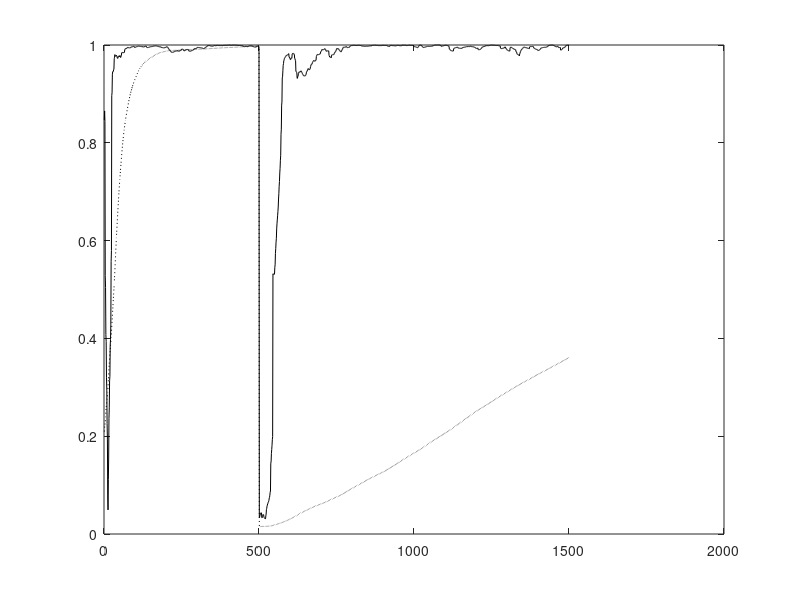

This chart was generated by the following MATLAB code: (Note: this script raises an error after producing the figure.)
% Speedup of the Adaptive EVD Algorithm 
% Steepest Descent Method on the Unconstrained Objective Function
% Nonstationary Case

function evdX;

clear all; close all; 

eta0 = 400;

% Number of samples N and dimension D
nSamples1 = 500;
nSamples2 = 1000;
nSamples = nSamples1 + nSamples2;
nDim = 10;
nEA = 4;
nEpochs = 1;
randn('state',0);

% Generate the covX random matrices
if 0
covX = ...
[ 0.0910   0.0380  -0.0530  -0.0050   0.0100  -0.1360   0.1550   0.0300   0.0020   0.0320 ; ...
  0.0380   0.3730   0.0180  -0.0280  -0.0110  -0.3670   0.1540  -0.0570  -0.0310  -0.0650 ; ...
 -0.0530   0.0180   1.4300   0.0170   0.0550  -0.4500  -0.0380  -0.2980  -0.0410  -0.0300 ; ...
 -0.0050  -0.0280   0.0170   0.0840  -0.0050   0.0160   0.0420  -0.0220   0.0010   0.0050 ; ...
  0.0100  -0.0110   0.0550  -0.0050   0.0710   0.0880   0.0580  -0.0690  -0.0080   0.0030 ; ...
 -0.1360  -0.3670  -0.4500   0.0160   0.0880   5.7200  -0.5440  -0.2480   0.0050   0.0950 ; ...
  0.1550   0.1540  -0.0380   0.0420   0.0580  -0.5440   2.7500  -0.3430  -0.0110  -0.1200 ; ...
  0.0300  -0.0570  -0.2980  -0.0220  -0.0690  -0.2480  -0.3430   1.4500   0.0780   0.0280 ; ...
  0.0020  -0.0310  -0.0410   0.0010  -0.0080   0.0050  -0.0110   0.0780   0.0670   0.0150 ; ...
  0.0320  -0.0650  -0.0300   0.0050   0.0030   0.0950  -0.1200   0.0280   0.0150   0.3410 ];

covX = ...
[ 0.4270   0.0110  -0.0050  -0.0250   0.0890  -0.0790  -0.0190   0.0740   0.0890   0.0050 ; ...
  0.0110   5.6900  -0.0690  -0.2820  -0.7310   0.0900  -0.1240   0.1000   0.4320  -0.1030 ; ...
 -0.0050  -0.0690   0.0800   0.0980   0.0450  -0.0410   0.0230   0.0220  -0.0350   0.0120 ; ...
 -0.0250  -0.2820   0.0980   2.8000  -0.1070   0.1500  -0.1930   0.0950  -0.2260   0.0460 ; ...
  0.0890  -0.7310   0.0450  -0.1070   3.4400   0.2530   0.2510   0.3160   0.0390  -0.0100 ; ...
 -0.0790   0.0900  -0.0410   0.1500   0.2530   2.2700  -0.1800   0.2950  -0.0390  -0.1130 ; ...
 -0.0190  -0.1240   0.0230  -0.1930   0.2510  -0.1800   0.3270   0.0270   0.0260  -0.0160 ; ...
  0.0740   0.1000   0.0220   0.0950   0.3160   0.2950   0.0270   0.7270  -0.0960  -0.0170 ; ...
  0.0890   0.4320  -0.0350  -0.2260   0.0390  -0.0390   0.0260  -0.0960   0.7150  -0.0090 ; ...
  0.0050  -0.1030   0.0120   0.0460  -0.0100  -0.1130  -0.0160  -0.0170  -0.0090   0.0650 ];

covX = ...
[ 0.3350   0.0260  -0.0510  -0.0120   0.0790   0.0170   0.0290   0.0080   0.0770  -0.0300 ; ...
  0.0260   0.0910   0.0110  -0.0100   0.0060  -0.0140  -0.0020  -0.0230   0.0110   0.0350 ; ...
 -0.0510   0.0110   0.0780   0.0000   0.0160   0.0030   0.0300  -0.0350  -0.0030  -0.0490 ; ...
 -0.0120  -0.0100   0.0000   0.0820  -0.0030  -0.0260  -0.0250  -0.0290  -0.0150   0.0250 ; ...
  0.0790   0.0060   0.0160  -0.0030   0.7970   0.1940  -0.0370  -0.0230   0.0590  -0.1450 ; ...
  0.0170  -0.0140   0.0030  -0.0260   0.1940   1.5000   0.0140  -0.1040   0.1140  -0.2290 ; ...
  0.0290  -0.0020   0.0300  -0.0250  -0.0370   0.0140   0.2770  -0.0300  -0.0770  -0.0510 ; ...
  0.0080  -0.0230  -0.0350  -0.0290  -0.0230  -0.1040  -0.0300   0.3170   0.0220   0.0100 ; ...
  0.0770   0.0110  -0.0030  -0.0150   0.0590   0.1140  -0.0770   0.0220   0.5380   0.0340 ; ...
 -0.0300   0.0350  -0.0490   0.0250  -0.1450  -0.2290  -0.0510   0.0100   0.0340   0.6680 ];

covX = ...
[ 0.0840  -0.0120   0.0010   0.0150  -0.0040   0.0240  -0.0110   0.0270   0.0730  -0.0120 ; ...
 -0.0120   0.7930   0.0000   0.1970   0.0310  -0.0260   0.0500   0.0790   0.1450  -0.0270 ; ...
  0.0010   0.0000   0.0660  -0.0230   0.0110  -0.0170   0.0390  -0.0020   0.0170  -0.0040 ; ...
  0.0150   0.1970  -0.0230   0.7280  -0.0030  -0.0150   0.1210   0.0900   0.0800   0.0410 ; ...
 -0.0040   0.0310   0.0110  -0.0030   0.0800  -0.0010  -0.0070   0.0230  -0.0140  -0.0230 ; ...
  0.0240  -0.0260  -0.0170  -0.0150  -0.0010   0.3360  -0.1470  -0.0370   0.3020  -0.0520 ; ...
 -0.0110   0.0500   0.0390   0.1210  -0.0070  -0.1470   1.4500  -0.1320  -0.2300  -0.1370 ; ... 
  0.0270   0.0790  -0.0020   0.0900   0.0230  -0.0370  -0.1320   0.3200   0.2380   0.0170 ; ...
  0.0730   0.1450   0.0170   0.0800  -0.0140   0.3020  -0.2300   0.2380   2.9300  -0.0570 ; ...
 -0.0120  -0.0270  -0.0040   0.0410  -0.0230  -0.0520  -0.1370   0.0170  -0.0570   0.3040 ];

covX = ...
[ 0.0900   0.0010  -0.0080  -0.1910  -0.0070   0.0410  -0.0300  -0.0580   0.0220   0.0320 ; ...
  0.0010   0.0920  -0.0110   0.0080  -0.0140  -0.0020   0.0120  -0.0100  -0.0210  -0.0020 ; ...
 -0.0080  -0.0110   0.0820   0.0820   0.0140  -0.0200  -0.0580   0.1050   0.0040   0.0230 ; ...
 -0.1910   0.0080   0.0820   5.6800  -0.0960  -0.0150   0.6460   0.2190  -0.2380   0.2180 ; ...
 -0.0070  -0.0140   0.0140  -0.0960   0.0760  -0.0350  -0.0400  -0.0230   0.0270  -0.0140 ; ...
  0.0410  -0.0020  -0.0200  -0.0150  -0.0350   0.4580   0.1380  -0.2510   0.0120   0.0390 ; ...
 -0.0300   0.0120  -0.0580   0.6460  -0.0400   0.1380   1.8200  -0.1830  -0.0020   0.1170 ; ...
 -0.0580  -0.0100   0.1050   0.2190  -0.0230  -0.2510  -0.1830   4.0700  -0.4640   0.1470 ; ...
  0.0220  -0.0210   0.0040  -0.2380   0.0270   0.0120  -0.0020  -0.4640   0.2630   0.0540 ; ...
  0.0320  -0.0020   0.0230   0.2180  -0.0140   0.0390   0.1170   0.1470   0.0540   0.3870 ];

covX = 20*[0.091 0.038 -.053 -.005 0.010; ...
           0.038 0.373 0.018 -.028 -.011; ...
           -.053 0.018 1.430 0.017 0.055; ...
           -.005 -.028 0.017 0.084 -.005; ...
           0.010 -.011 0.055 -.005 0.071];
end

covX1 = 2*...
[ 0.0910   0.0380  -0.0530  -0.0050   0.0100  -0.1360   0.1550   0.0300   0.0020   0.0320 ; ...
  0.0380   0.3730   0.0180  -0.0280  -0.0110  -0.3670   0.1540  -0.0570  -0.0310  -0.0650 ; ...
 -0.0530   0.0180   1.4300   0.0170   0.0550  -0.4500  -0.0380  -0.2980  -0.0410  -0.0300 ; ...
 -0.0050  -0.0280   0.0170   0.0840  -0.0050   0.0160   0.0420  -0.0220   0.0010   0.0050 ; ...
  0.0100  -0.0110   0.0550  -0.0050   0.0710   0.0880   0.0580  -0.0690  -0.0080   0.0030 ; ...
 -0.1360  -0.3670  -0.4500   0.0160   0.0880   5.7200  -0.5440  -0.2480   0.0050   0.0950 ; ...
  0.1550   0.1540  -0.0380   0.0420   0.0580  -0.5440   2.7500  -0.3430  -0.0110  -0.1200 ; ...
  0.0300  -0.0570  -0.2980  -0.0220  -0.0690  -0.2480  -0.3430   1.4500   0.0780   0.0280 ; ...
  0.0020  -0.0310  -0.0410   0.0010  -0.0080   0.0050  -0.0110   0.0780   0.0670   0.0150 ; ...
  0.0320  -0.0650  -0.0300   0.0050   0.0030   0.0950  -0.1200   0.0280   0.0150   0.3410 ];
covX2 = 4* ...
[ 0.0900   0.0010  -0.0080  -0.1910  -0.0070   0.0410  -0.0300  -0.0580   0.0220   0.0320 ; ...
  0.0010   0.0920  -0.0110   0.0080  -0.0140  -0.0020   0.0120  -0.0100  -0.0210  -0.0020 ; ...
 -0.0080  -0.0110   0.0820   0.0820   0.0140  -0.0200  -0.0580   0.1050   0.0040   0.0230 ; ...
 -0.1910   0.0080   0.0820   5.6800  -0.0960  -0.0150   0.6460   0.2190  -0.2380   0.2180 ; ...
 -0.0070  -0.0140   0.0140  -0.0960   0.0760  -0.0350  -0.0400  -0.0230   0.0270  -0.0140 ; ...
  0.0410  -0.0020  -0.0200  -0.0150  -0.0350   0.4580   0.1380  -0.2510   0.0120   0.0390 ; ...
 -0.0300   0.0120  -0.0580   0.6460  -0.0400   0.1380   1.8200  -0.1830  -0.0020   0.1170 ; ...
 -0.0580  -0.0100   0.1050   0.2190  -0.0230  -0.2510  -0.1830   4.0700  -0.4640   0.1470 ; ...
  0.0220  -0.0210   0.0040  -0.2380   0.0270   0.0120  -0.0020  -0.4640   0.2630   0.0540 ; ...
  0.0320  -0.0020   0.0230   0.2180  -0.0140   0.0390   0.1170   0.1470   0.0540   0.3870 ];

    
% Compute data
[V1,D1] = eig(covX1);
[d1,in1] = sort(diag(D1));
[V2,D2]= eig(covX2);
[d2,in2]=sort(diag(D2));
VV1 = zeros(nDim,nDim);
VV2 = zeros(nDim,nDim);
DD1 = zeros(nDim,nDim);
DD2 = zeros(nDim,nDim);
for i = 1 : nDim
   VV1(:,i) = V1(:,in1(nDim+1-i));
   VV2(:,i) = V2(:,in2(nDim+1-i));
   DD1(i,i) = D1(in1(nDim+1-i),in1(nDim+1-i));
   DD2(i,i) = D2(in2(nDim+1-i),in2(nDim+1-i));
end
x1(1:nDim,1:nSamples1) = VV1*sqrt(DD1)*randn(nDim,nSamples1);
x2(1:nDim,1:nSamples2) = VV2*sqrt(DD2)*randn(nDim,nSamples2);

diag(DD1)'
diag(DD2)'

% Compute Corrl matrix and eigen vectors
corX1 = zeros(nDim,nDim);
corX2 = zeros(nDim,nDim);
for i = 1 : nSamples1
   corX1 = corX1 + x1(:,i)*x1(:,i)'/nSamples1;
end
for i = 1 : nSamples2
   corX2 = corX2 + x2(:,i)*x2(:,i)'/nSamples2;
end
[V1,D1] = eig(corX1);
[d1,in1] = sort(diag(D1));
[V2,D2] = eig(corX2);
[d2,in2] = sort(diag(D2));

VV1 = zeros(nDim,nDim);
VV2 = zeros(nDim,nDim);
DD1 = zeros(nDim,nDim);
DD2 = zeros(nDim,nDim);
for i = 1 : nDim
   VV1(:,i) = V1(:,in1(nDim+1-i));
   VV2(:,i) = V2(:,in2(nDim+1-i));
   DD1(i,i) = D1(in1(nDim+1-i),in1(nDim+1-i));
   DD2(i,i) = D2(in2(nDim+1-i),in2(nDim+1-i));
end

%corX1
%V1
diag(DD1)'
%corX2
%V2
diag(DD2)'


% Adaptive algorithm
Weight = 0.995;
A = zeros(nDim,nDim);
W1 = 0.1 * ones(nDim,nEA);
W2 = 0.1 * ones(nDim,nEA);

I  = eye(nDim,nDim);
for epoch = 1 : nEpochs
   for iter = 1 : nSamples
      
      if iter <= nSamples1
        	Ak = x1(:,iter) * x1(:,iter)';
      else 
         Ak = x2(:,iter-nSamples1) * x2(:,iter-nSamples1)';
      end
      A = Weight * A + (1.0/(nSamples*(epoch-1) + iter))*(Ak - Weight * A);

      % Gradient Descent - Xu
      etat = 1.0/(eta0 + nSamples*(epoch-1) + iter);
      G = (-2*A*W1 + A*W1*triu(W1'*W1) + W1*triu(W1'*A*W1));
      W1 = W1 - etat*G;
      
      % Steepest Descent
      G = (-2*A*W2 + A*W2*triu(W2'*W2) + W2*triu(W2'*A*W2));
      for i = 1 : nEA
         g = G(:,i);
         w = W2(:,i);
         M = zeros(nDim,nDim);
         for k = 1 : i-1
            M = M + (A*W2(:,k)*W2(:,k)' + W2(:,k)*W2(:,k)'*A);
         end
         
         F = - 2*A + 2*A*w*w' + 2*w*w'*A + A*(w'*w) + (w'*A*w)*I  +  M;
      	a0 = g'*g;
      	a1 = - g'*F*g;
      	a2 = 3*((w'*A*g)*(g'*g) + (g'*A*g)*(w'*g));
      	a3 = - 2*(g'*A*g)*(g'*g);
      	c = [a3 a2 a1 a0];
         rts = roots(c);
         
         cnt = 1; clear rs; clear r; clear J;
         for k = 1 : 3
            if isreal(rts(k))
               rs(cnt) = rts(k);
            	r = w - rts(k)*g;
               J(cnt) = (-2*r'*A*r + r'*A*r*r'*r + r'*M*r);
               cnt = cnt + 1;
            end
         end
         [yy, iyy] = min(J);
         alpha = rs(iyy);
         
         w = w - alpha * g;
		  	W2(:,i) = w;
      end
      
      for i = 1 : nEA      
      	u1 = W1(:,i)/norm(W1(:,i));
      	u2 = W2(:,i)/norm(W2(:,i));
         if iter <= nSamples1
            cos_t1(i,iter) = abs(u1'*VV1(:,i));
            cos_t2(i,iter) = abs(u2'*VV1(:,i));
         else 
            cos_t1(i,iter) = abs(u1'*VV2(:,i));
            cos_t2(i,iter) = abs(u2'*VV2(:,i));
         end   
      end
      ind(iter) = iter;
   end
end

% Plot the convergence results
figure(1);
plot(ind,cos_t1(1,:),'k:'); hold on;
plot(ind,cos_t2(1,:),'k-'); hold on;
legend('Gradient Descent','Steepest Descent',0);
xlabel('Number of Samples');
ylabel('Direction Cosine - Component 1');
hold off;

% Plot the convergence results
figure(2);
plot(ind,cos_t1(2,:),'k:'); hold on;
plot(ind,cos_t2(2,:),'k-'); hold on;
legend('Gradient Descent','Steepest Descent',0);
xlabel('Number of Samples');
ylabel('Direction Cosine - Component 2');
hold off;

% Plot the convergence results
figure(3);
plot(ind,cos_t1(3,:),'k:'); hold on;
plot(ind,cos_t2(3,:),'k-'); hold on;
legend('Gradient Descent','Steepest Descent',0);
xlabel('Number of Samples');
ylabel('Direction Cosine - Component 3');
hold off;

% Plot the convergence results
figure(4);
plot(ind,cos_t1(4,:),'k:'); hold on;
plot(ind,cos_t2(4,:),'k-'); hold on;
legend('Gradient Descent','Steepest Descent',0);
xlabel('Number of Samples');
ylabel('Direction Cosine - Component 4');
hold off;


%keyboard




  